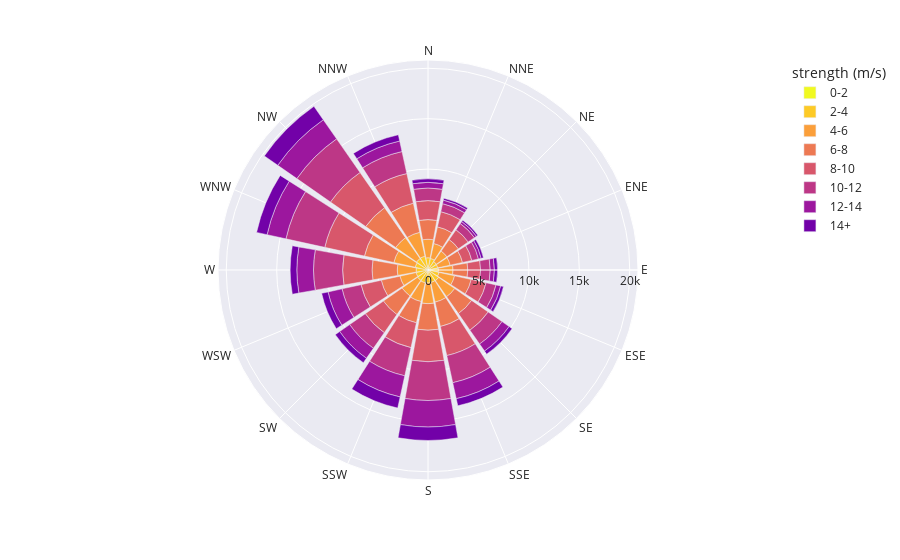

Notebook code cell kept with this figure:
### Code cell
import plotly.express as px
fig = px.bar_polar(df, r="frequency", theta="direction",
                   color="strength (m/s)", template="seaborn",
                   color_discrete_sequence= px.colors.sequential.Plasma_r)
fig.show()

### Figure 1 — Plotly figure (JSON) as saved in the notebook; plotly's stock layout.template omitted (floating-point values rounded to 4 significant figures)
{"data": [{"hovertemplate": "strength (m/s)=0-2<br>frequency=%{r}<br>direction=%{theta}<extra></extra>", "legendgroup": "0-2", "marker": {"color": "#f0f921", "pattern": {"shape": ""}}, "name": "0-2", "r": [151, 125, 138, 110, 124, 121, 130, 135, 137, 156, 150, 152, 131, 157, 156, 126], "showlegend": true, "subplot": "polar", "theta": ["N", "NNE", "NE", "ENE", "E", "ESE", "SE", "SSE", "S", "SSW", "SW", "WSW", "W", "WNW", "NW", "NNW"], "type": "barpolar"}, {"hovertemplate": "strength (m/s)=2-4<br>frequency=%{r}<br>direction=%{theta}<extra></extra>", "legendgroup": "2-4", "marker": {"color": "#fdca26", "pattern": {"shape": ""}}, "name": "2-4", "r": [1066, 1039, 874, 875, 908, 1000, 1154, 1134, 1157, 1146, 1104, 1049, 1047, 1135, 1226, 1275], "showlegend": true, "subplot": "polar", "theta": ["N", "NNE", "NE", "ENE", "E", "ESE", "SE", "SSE", "S", "SSW", "SW", "WSW", "W", "WNW", "NW", "NNW"], "type": "barpolar"}, {"hovertemplate": "strength (m/s)=4-6<br>frequency=%{r}<br>direction=%{theta}<extra></extra>", "legendgroup": "4-6", "marker": {"color": "#fb9f3a", "pattern": {"shape": ""}}, "name": "4-6", "r": [1833, 1521, 1272, 1265, 1451, 1576, 1943, 1994, 2046, 1903, 1874, 1641, 1866, 2174, 2521, 2426], "showlegend": true, "subplot": "polar", "theta": ["N", "NNE", "NE", "ENE", "E", "ESE", "SE", "SSE", "S", "SSW", "SW", "WSW", "W", "WNW", "NW", "NNW"], "type": "barpolar"}, {"hovertemplate": "strength (m/s)=6-8<br>frequency=%{r}<br>direction=%{theta}<extra></extra>", "legendgroup": "6-8", "marker": {"color": "#ed7953", "pattern": {"shape": ""}}, "name": "6-8", "r": [1946, 1697, 1391, 1251, 1461, 1693, 2043, 2471, 2629, 2156, 2259, 1901, 2504, 2982, 3625, 2957], "showlegend": true, "subplot": "polar", "theta": ["N", "NNE", "NE", "ENE", "E", "ESE", "SE", "SSE", "S", "SSW", "SW", "WSW", "W", "WNW", "NW", "NNW"], "type": "barpolar"}, {"hovertemplate": "strength (m/s)=8-10<br>frequency=%{r}<br>direction=%{theta}<extra></extra>", "legendgroup": "8-10", "marker": {"color": "#d8576b", "pattern": {"shape": ""}}, "name": "8-10", "r": [1881, 1538, 1182, 943, 1269, 1505, 2003, 2951, 3125, 2519, 2189, 2052, 2918, 4027, 4256, 3006], "showlegend": true, "subplot": "polar", "theta": ["N", "NNE", "NE", "ENE", "E", "ESE", "SE", "SSE", "S", "SSW", "SW", "WSW", "W", "WNW", "NW", "NNW"], "type": "barpolar"}, {"hovertemplate": "strength (m/s)=10-12<br>frequency=%{r}<br>direction=%{theta}<extra></extra>", "legendgroup": "10-12", "marker": {"color": "#bd3786", "pattern": {"shape": ""}}, "name": "10-12", "r": [1253, 815, 749, 678, 956, 1012, 1672, 2754, 3844, 2859, 1890, 1926, 2885, 3943, 4062, 2235], "showlegend": true, "subplot": "polar", "theta": ["N", "NNE", "NE", "ENE", "E", "ESE", "SE", "SSE", "S", "SSW", "SW", "WSW", "W", "WNW", "NW", "NNW"], "type": "barpolar"}, {"hovertemplate": "strength (m/s)=12-14<br>frequency=%{r}<br>direction=%{theta}<extra></extra>", "legendgroup": "12-14", "marker": {"color": "#9c179e", "pattern": {"shape": ""}}, "name": "12-14", "r": [562, 359, 248, 273, 415, 474, 857, 1625, 2630, 2146, 1209, 1425, 1653, 1915, 2309, 1067], "showlegend": true, "subplot": "polar", "theta": ["N", "NNE", "NE", "ENE", "E", "ESE", "SE", "SSE", "S", "SSW", "SW", "WSW", "W", "WNW", "NW", "NNW"], "type": "barpolar"}, {"hovertemplate": "strength (m/s)=14+<br>frequency=%{r}<br>direction=%{theta}<extra></extra>", "legendgroup": "14+", "marker": {"color": "#7201a8", "pattern": {"shape": ""}}, "name": "14+", "r": [345, 197, 170, 232, 320, 282, 363, 717, 1330, 1126, 529, 648, 659, 1065, 1621, 632], "showlegend": true, "subplot": "polar", "theta": ["N", "NNE", "NE", "ENE", "E", "ESE", "SE", "SSE", "S", "SSW", "SW", "WSW", "W", "WNW", "NW", "NNW"], "type": "barpolar"}], "layout": {"autosize": true, "barmode": "relative", "legend": {"title": {"text": "strength (m/s)"}, "tracegroupgap": 0}, "margin": {"t": 60}, "polar": {"angularaxis": {"direction": "clockwise", "rotation": 90, "type": "category"}, "domain": {"x": [0, 1], "y": [0, 1]}, "radialaxis": {"autorange": true, "range": [0, 20820.0], "type": "linear"}}}}
